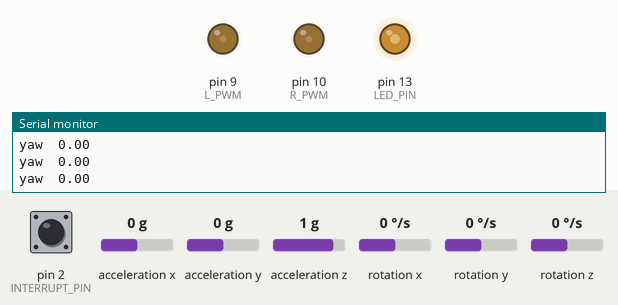
A sketch run on a simulated Arduino Uno, built with avr-gcc and run on an emulated ATmega328P. Shown: output pins drawn as LEDs (lit = HIGH), the last lines printed to the serial monitor. Dashed ring = blinking. The inputs (shaded band) are chosen by the test bench; at power-on: rotation z 0 °/s, acceleration x 0 g, acceleration y 0 g, pin 2 (INTERRUPT_PIN) LOW, acceleration z 1 g, rotation x 0 °/s, rotation y 0 °/s. The sensor or clock chip raises its interrupt line as the real part does.

Above: at 0.64 s.
1.8 s: rotation z set to -192 °/s
At 2.42 s:
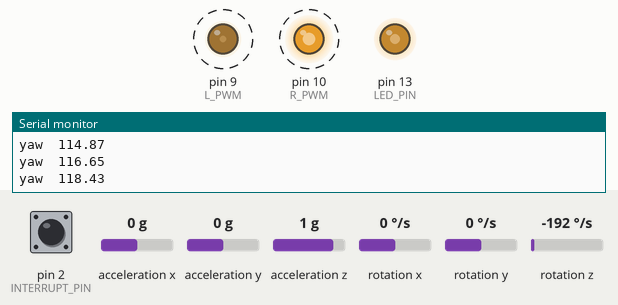
4.8 s: acceleration x set to -1.4 g
At 4.92 s:
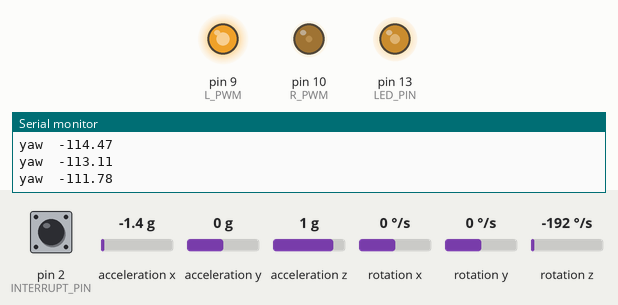
7.8 s: acceleration y set to -1.4 g
At 8.54 s:
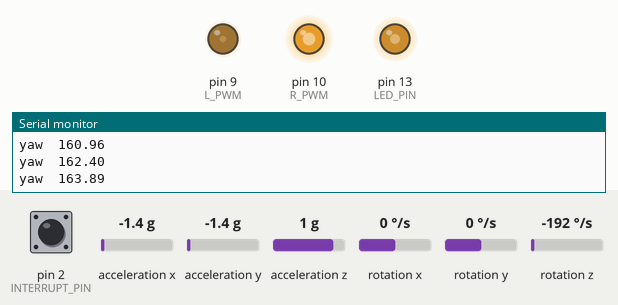
Timing chart, 0 to 16.8 s (numbered marks = the images above; inputs shaded):
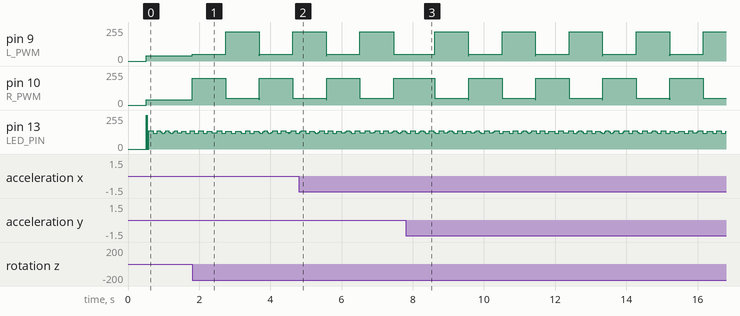

The sketch:

PID_on_SIMBOT_simple_code___IMU_.ino
```cpp
                                 //Movement Code
int R_PWM = 10;
int L_PWM = 9;
int R_direction = 5;
int L_direction = 6;
#define Forward 1
#define Reverse 0

void forward()
{    analogWrite(R_PWM, 40);
     digitalWrite(R_direction, Forward);
     analogWrite(L_PWM, 40);
     digitalWrite(L_direction, Forward);
}

void right_turn()
{  analogWrite(L_PWM,220);
   analogWrite(R_PWM,50);
   digitalWrite(L_direction,Forward);
   digitalWrite(R_direction,Reverse);
}
void left_turn()
{  analogWrite(L_PWM,50);
   analogWrite(R_PWM,200);
   digitalWrite(L_direction,Reverse);
   digitalWrite(R_direction,Forward);
}


                                        //IMU Code
long int IMU_value=0;

#include "I2Cdev.h"
#include "MPU6050_6Axis_MotionApps20.h"
//#include "MPU6050.h" // not necessary if using MotionApps include file

// Arduino Wire library is required if I2Cdev I2CDEV_ARDUINO_WIRE implementation
// is used in I2Cdev.h
#if I2CDEV_IMPLEMENTATION == I2CDEV_ARDUINO_WIRE
#include "Wire.h"
#endif

// class default I2C address is 0x68
// specific I2C addresses may be passed as a parameter here
// AD0 low = 0x68 (default for SparkFun breakout and InvenSense evaluation board)
// AD0 high = 0x69
MPU6050 mpu;
//MPU6050 mpu(0x69); // <-- use for AD0 high


//#define OUTPUT_READABLE_QUATERNION
//#define OUTPUT_READABLE_EULER
#define OUTPUT_READABLE_YAWPITCHROLL
//#define OUTPUT_READABLE_REALACCEL
//#define OUTPUT_READABLE_WORLDACCEL
//#define OUTPUT_TEAPOT


#define INTERRUPT_PIN 2  // use pin 2 on Arduino Uno & most boards
#define LED_PIN 13 // (Arduino is 13, Teensy is 11, Teensy++ is 6)
bool blinkState = false;

// MPU control/status vars
bool dmpReady = false;  // set true if DMP init was successful
uint8_t mpuIntStatus;   // holds actual interrupt status byte from MPU
uint8_t devStatus;      // return status after each device operation (0 = success, !0 = error)
uint16_t packetSize;    // expected DMP packet size (default is 42 bytes)
uint16_t fifoCount;     // count of all bytes currently in FIFO
uint8_t fifoBuffer[64]; // FIFO storage buffer

// orientation/motion vars
Quaternion q;           // [w, x, y, z]         quaternion container
VectorInt16 aa;         // [x, y, z]            accel sensor measurements
VectorInt16 aaReal;     // [x, y, z]            gravity-free accel sensor measurements
VectorInt16 aaWorld;    // [x, y, z]            world-frame accel sensor measurements
VectorFloat gravity;    // [x, y, z]            gravity vector
float euler[3];         // [psi,    theta, phi]    Euler angle container
float ypr[3];           // [yaw, pitch, roll]   yaw/pitch/roll container and gravity vector

// packet structure for InvenSense teapot demo
uint8_t teapotPacket[14] = { '$', 0x02, 0,0, 0,0, 0,0, 0,0, 0x00, 0x00, '\r', '\n' };


// ================================================================
// ===               INTERRUPT DETECTION ROUTINE                ===
// ================================================================

volatile bool mpuInterrupt = false;     // indicates whether MPU interrupt pin has gone high
void dmpDataReady() {
    mpuInterrupt = true;
}


// ================================================================
// ===                      INITIAL SETUP                       ===
// ================================================================

void setup() {
    // join I2C bus (I2Cdev library doesn't do this automatically)
    #if I2CDEV_IMPLEMENTATION == I2CDEV_ARDUINO_WIRE
        Wire.begin();
        Wire.setClock(400000); // 400kHz I2C clock. Comment this line if having compilation difficulties
    #elif I2CDEV_IMPLEMENTATION == I2CDEV_BUILTIN_FASTWIRE
        Fastwire::setup(400, true);
    #endif


    Serial.begin(115200);
    while (!Serial); // wait for Leonardo enumeration, others continue immediately

    mpu.initialize();
    pinMode(INTERRUPT_PIN, INPUT);
     devStatus = mpu.dmpInitialize();

    // supply your own gyro offsets here, scaled for min sensitivity
    mpu.setXGyroOffset(220);
    mpu.setYGyroOffset(76);
    mpu.setZGyroOffset(-85);
    mpu.setZAccelOffset(1788); // 1688 factory default for my test chip

    // make sure it worked (returns 0 if so)
    if (devStatus == 0) {
        // Calibration Time: generate offsets and calibrate our MPU6050
        mpu.CalibrateAccel(6);
        mpu.CalibrateGyro(6);
        mpu.PrintActiveOffsets();
        // turn on the DMP, now that it's ready
        mpu.setDMPEnabled(true);

        // enable Arduino interrupt detection
        Serial.print(digitalPinToInterrupt(INTERRUPT_PIN));
        Serial.println(F(")..."));
        attachInterrupt(digitalPinToInterrupt(INTERRUPT_PIN), dmpDataReady, RISING);
        mpuIntStatus = mpu.getIntStatus();

        // set our DMP Ready flag so the main loop() function knows it's okay to use it
        Serial.println(F("DMP ready! Waiting for first interrupt..."));
        dmpReady = true;

        // get expected DMP packet size for later comparison
        packetSize = mpu.dmpGetFIFOPacketSize();
    } else {

        Serial.print(devStatus);
        Serial.println(F(")"));
    }

    // configure LED for output
    pinMode(LED_PIN, OUTPUT);


}


// ================================================================
// ===                    MAIN PROGRAM LOOP                     ===
// ================================================================

void loop() {
    // if programming failed, don't try to do anything
    if (!dmpReady) return;
    // read a packet from FIFO
    if (mpu.dmpGetCurrentFIFOPacket(fifoBuffer)) { // Get the Latest packet
        #ifdef OUTPUT_READABLE_QUATERNION
            // display quaternion values in easy matrix form: w x y z
            mpu.dmpGetQuaternion(&q, fifoBuffer);
            Serial.print("quat\t");
            Serial.print(q.w);
            /*Serial.print("\t");
            Serial.print(q.x);
            Serial.print("\t");
            Serial.print(q.y);
            Serial.print("\t");
            Serial.println(q.z);*/
        #endif

        #ifdef OUTPUT_READABLE_EULER
            // display Euler angles in degrees
            mpu.dmpGetQuaternion(&q, fifoBuffer);
            mpu.dmpGetEuler(euler, &q);
            Serial.print("euler\t");
            Serial.print(euler[0] * 180/M_PI);
            IMU_value=((euler[0] * 180/M_PI));
            /*Serial.print("\t");
            Serial.print(euler[1] * 180/M_PI);
            Serial.print("\t");
            Serial.println(euler[2] * 180/M_PI);*/
        #endif

        #ifdef OUTPUT_READABLE_YAWPITCHROLL
            // display Euler angles in degrees
            mpu.dmpGetQuaternion(&q, fifoBuffer);
            mpu.dmpGetGravity(&gravity, &q);
            mpu.dmpGetYawPitchRoll(ypr, &q, &gravity);
            Serial.print("yaw\t");
            Serial.println(ypr[0] * 180/M_PI);
            IMU_value=( ypr[0] * 180/M_PI);
           /* Serial.print("\t");
            Serial.print(ypr[1] * 180/M_PI);
            Serial.print("\t");
            Serial.println(ypr[2] * 180/M_PI);*/
        #endif

        #ifdef OUTPUT_READABLE_REALACCEL
            // display real acceleration, adjusted to remove gravity
            mpu.dmpGetQuaternion(&q, fifoBuffer);
            mpu.dmpGetAccel(&aa, fifoBuffer);
            mpu.dmpGetGravity(&gravity, &q);
            mpu.dmpGetLinearAccel(&aaReal, &aa, &gravity);
            Serial.print("areal\t");
            Serial.print(aaReal.x);
            Serial.print("\t");
            Serial.print(aaReal.y);
            Serial.print("\t");
            Serial.println(aaReal.z);
        #endif

        #ifdef OUTPUT_READABLE_WORLDACCEL
            // display initial world-frame acceleration, adjusted to remove gravity
            // and rotated based on known orientation from quaternion
            mpu.dmpGetQuaternion(&q, fifoBuffer);
            mpu.dmpGetAccel(&aa, fifoBuffer);
            mpu.dmpGetGravity(&gravity, &q);
            mpu.dmpGetLinearAccel(&aaReal, &aa, &gravity);
            mpu.dmpGetLinearAccelInWorld(&aaWorld, &aaReal, &q);
            Serial.print("aworld\t");
            Serial.print(aaWorld.x);
           /* Serial.print("\t");
            Serial.print(aaWorld.y);
            Serial.print("\t");
            Serial.println(aaWorld.z);*/
        #endif

        #ifdef OUTPUT_TEAPOT
            // display quaternion values in InvenSense Teapot demo format:
            teapotPacket[2] = fifoBuffer[0];
            teapotPacket[3] = fifoBuffer[1];
            teapotPacket[4] = fifoBuffer[4];
            teapotPacket[5] = fifoBuffer[5];
            teapotPacket[6] = fifoBuffer[8];
            teapotPacket[7] = fifoBuffer[9];
            teapotPacket[8] = fifoBuffer[12];
            teapotPacket[9] = fifoBuffer[13];
            Serial.write(teapotPacket, 14);
            teapotPacket[11]++; // packetCount, loops at 0xFF on purpose
        #endif

        // blink LED to indicate activity
        blinkState = !blinkState;
        digitalWrite(LED_PIN, blinkState);
    }
    //movement

    if (IMU_value == 0)
    {     forward();        }
    else if (IMU_value >= 0.01)
    {   if (IMU_value!=0)
       {   left_turn();  }
    }
    else if (IMU_value <= -0.01)
    {     if (IMU_value!=0)
       {   right_turn();  }
    }
}
```

Measured:
- after the input at 1.8 s, pin 9 (L_PWM): alternates 220/255 for 0.94 s and 50/255 for 0.94 s, starting at once; pin 10 (R_PWM): alternates 200/255 for 0.94 s and 50/255 for 0.94 s, starting at once
